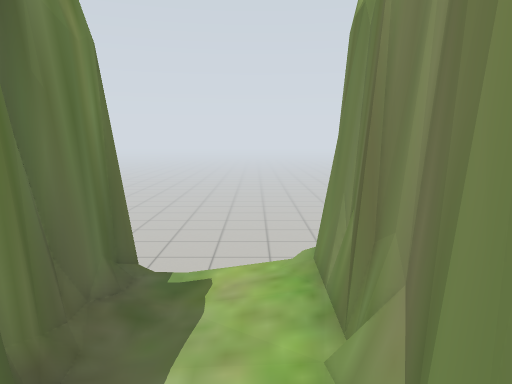
View 1 (above)

12 first-person views from a walk through a robot-simulator world made for Gazebo. The camera is 0.92 m above the floor, tilts 8° down and sees 70° across. The lines on the ground mark 1 m squares. The floor is counted in squares, 0.25 m on a side. Each view is taken from the middle of a square. On the plan, view 1 faces up. The plan holds only what a view shows up to about 20 squares ahead; the rest is blank. The place goes on beyond the plan.

View 2
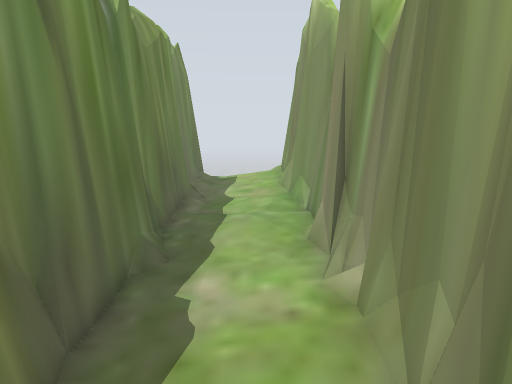

View 3
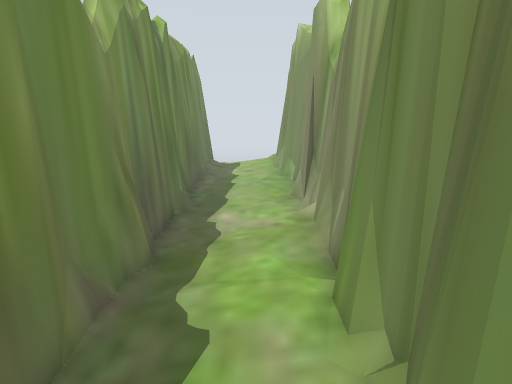

View 4
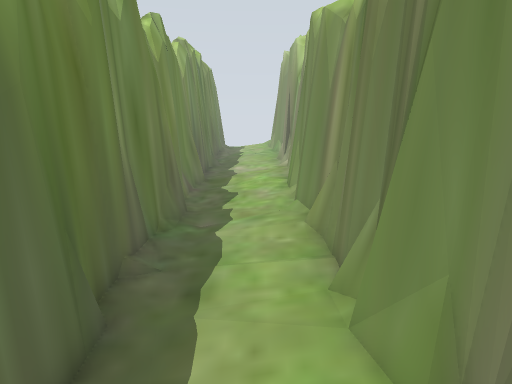

View 5
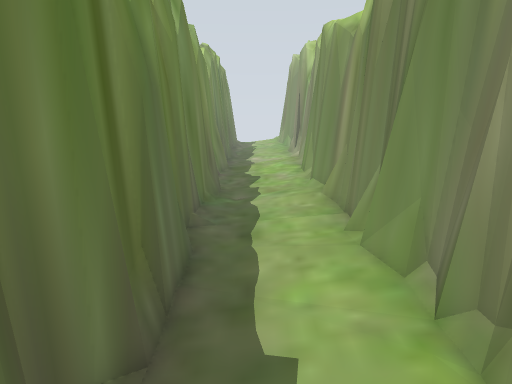

View 6
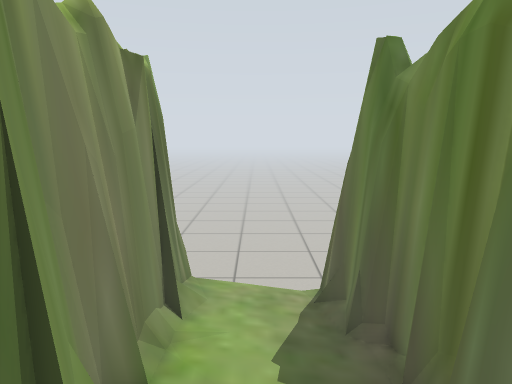

View 7
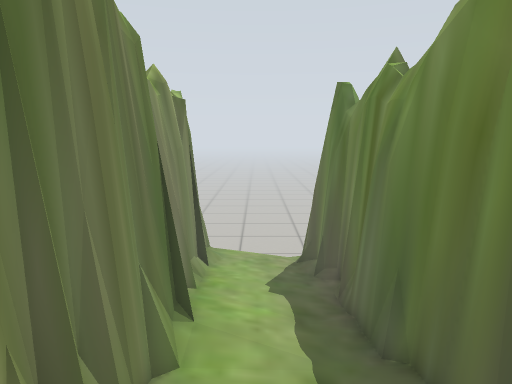

View 8
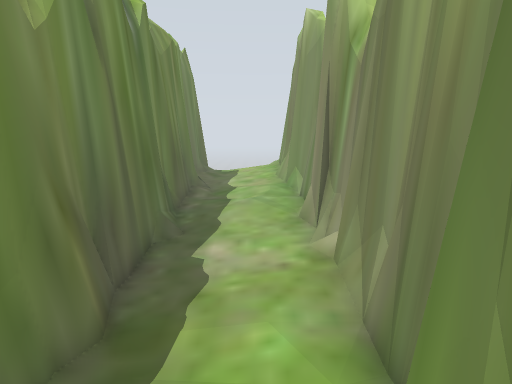

View 9
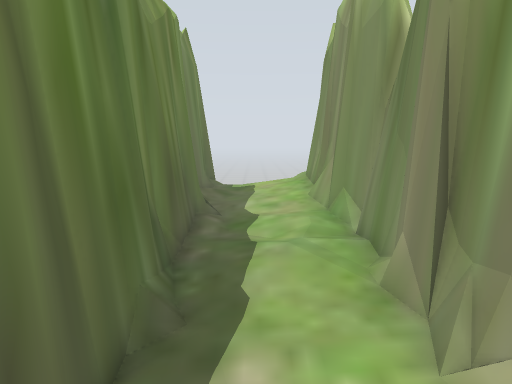

View 10
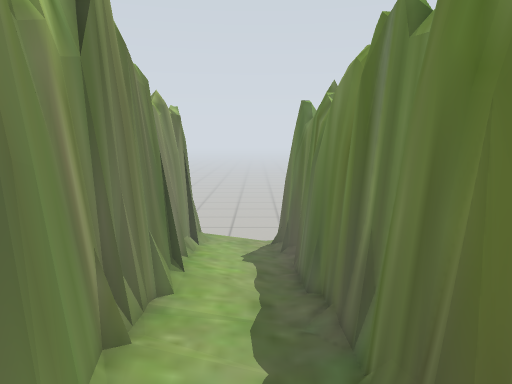

View 11
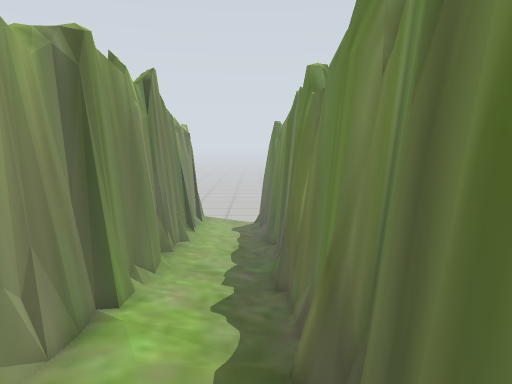

View 12
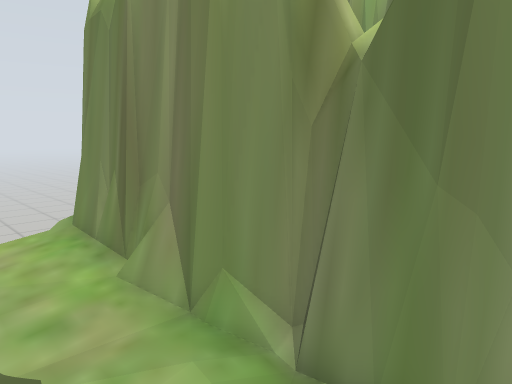

### Floor plan
Key: @ floor where view 1 was taken; # wall or solid block; x gap in a wall; . main floor; : floor 0.25 m higher than the main floor; - floor 0.25 m lower than the main floor; + floor 0.5 m higher than the main floor; _ floor 0.5 m lower than the main floor; = window, fence, low wall or low ledge; v drop or lower ground.
Columns run from 5 left of view 1 to 4 right of it. Each row starts with its distance up from view 1.
  9  v=vvvvx
  8  #=:::+#
  7  #=:::+#
  6  #=:::+#
  5  v=:::=#
  4  v#:::=#
  3   #:::=#
  2   #::::#v#
  1   #::::=v#
  0  v#::@:#
 -1  v=::::#
 -2   #.:::#
 -3   #...:#
 -4   #....#
 -5   #....#
 -6  v#....#
 -7 #v=....#
 -8   #....#
 -9  v=....#
-10  v=....#
-11  v#....#
-12   =-...#
-13   #--..#
-14   #---=#
-15   #---.#
-16   #---.#
-17  v=----#
-18   #----#
-19   #----#
-20   #----#
-21   #----#
-22   #----#
-23   #-_--#v
-24   #__--=#
-25   #___-=#
-26   #____=#
-27   #____##
-28   #=___##
-29   #____=#
-30   #=___=#
-31   #=vvv=#

Positions as (right, up) in squares from view 1, and headings:
1: (0, 0), facing up
2: (0, -12), facing up
3: (0, -17), facing up
4: (0, -27), facing up
5: (-1, -30), facing up
6: (0, -19), facing down
7: (0, -14), facing down
8: (0, -14), facing up
9: (-1, -9), facing up
10: (-1, -10), facing down
11: (-2, -2), facing down
12: (-2, -2), facing up-right
